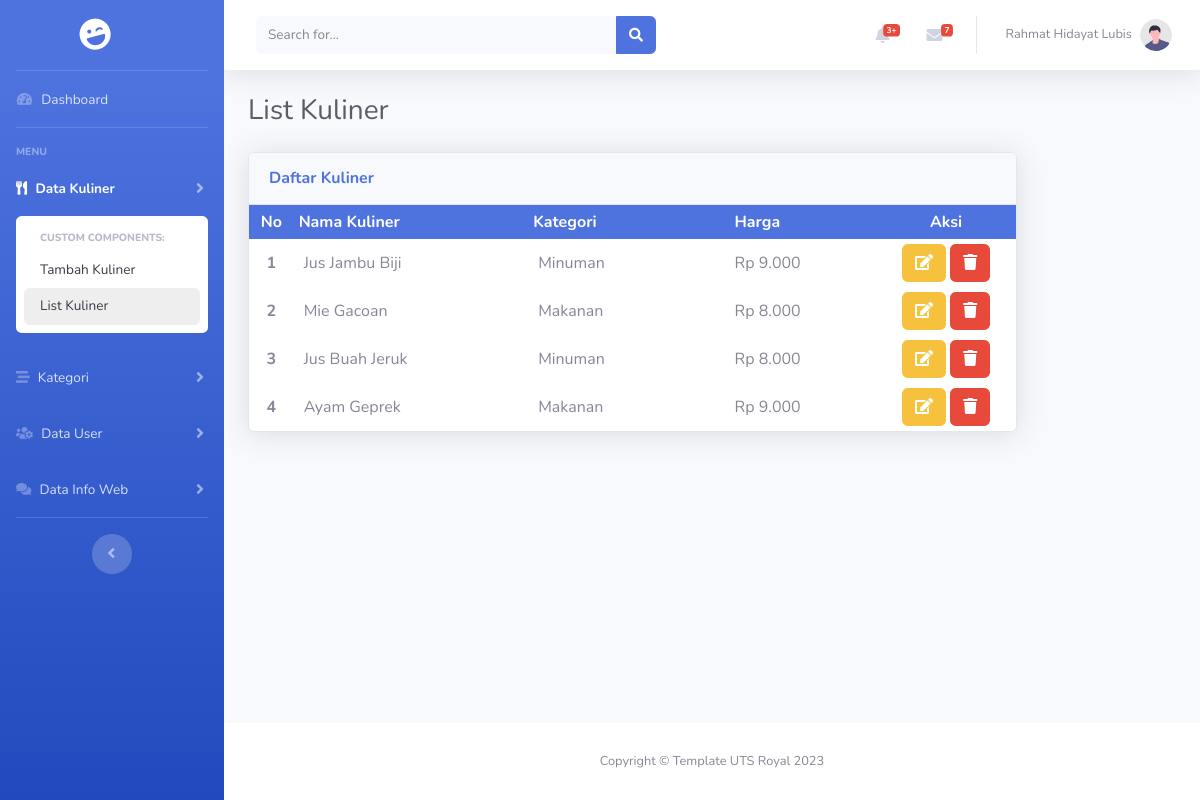
/list_kuliner.php, run on an earlier commit of the app's database.
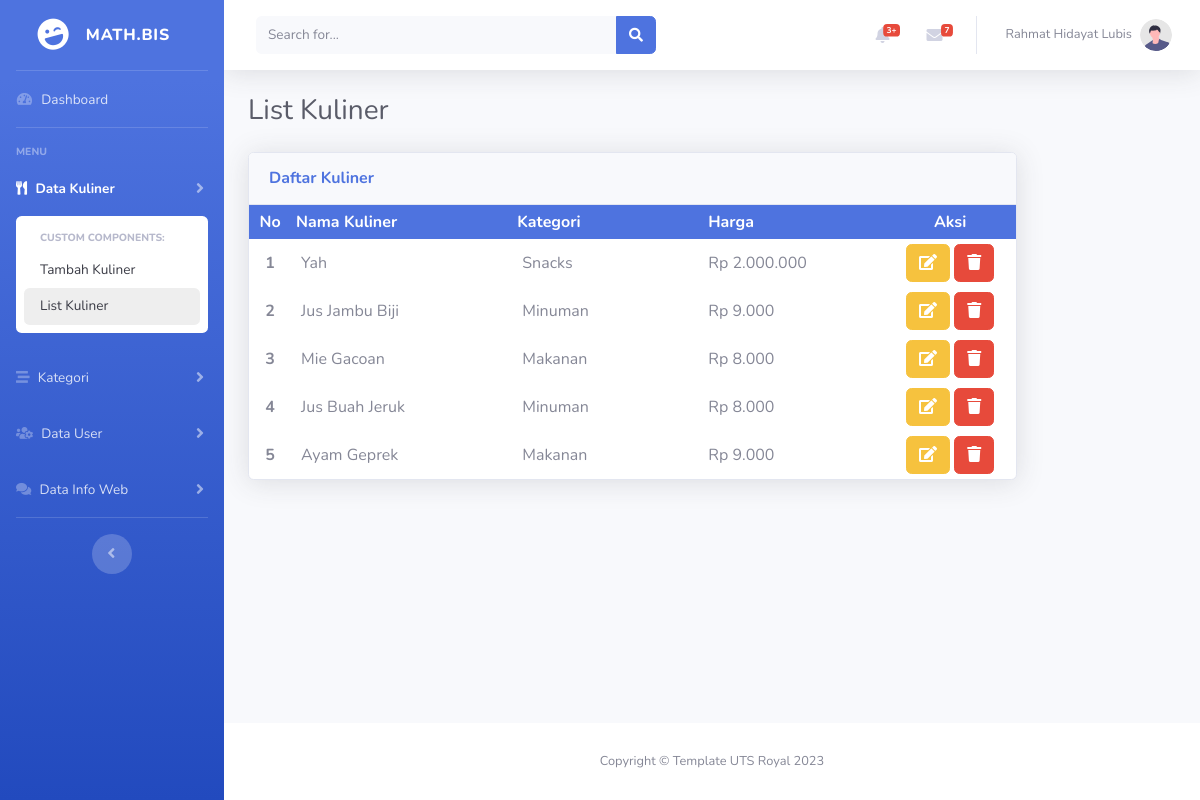
And on a later commit of the database.
### tables this page shows
CREATE TABLE `tabel_user` (
  `id` int(11) NOT NULL,
  `nama_user` varchar(25) NOT NULL,
  `username` varchar(25) NOT NULL,
  `password` varchar(255) NOT NULL
);

CREATE TABLE `tabel_kuliner` (
  `id` int(11) NOT NULL,
  `id_kategori` int(11) NOT NULL,
  `nama` varchar(50) NOT NULL,
  `harga` int(15) NOT NULL
);

CREATE TABLE `tabel_kategori` (
  `id` int(11) NOT NULL,
  `kategori` varchar(50) NOT NULL
);

### koneksi.php (called while the page is built, shortened)
<?php
$databaseName = "db_project_akhir";
$conn = mysqli_connect("localhost", "root", "", $databaseName);
function query($query){
    global $conn;
    $result = mysqli_query($conn, $query);
    $rows = [];
    while ( $row = mysqli_fetch_assoc($result)) {
        $rows[] = $row;
    }
    return $rows;
}
function FormatRupiah($data){
    return number_format($data, 0, ',', '.');
}
?>

### Component/UserAktif.php (called while the page is built, shortened)
<?php
if ( !isset($_SESSION['aktif_user']) ){
  $user = query("SELECT * FROM tabel_user WHERE nama_user LIKE '%rahmat%'")[0];
} else {
  $uid = $_SESSION['aktif_user'];
  $user = query("SELECT * FROM tabel_user WHERE id = '$uid'")[0];
}
?>

### list_kuliner.php (the view, shortened to what the changed rows need)
<?php
require 'koneksi.php';
$kuliners = query("SELECT kuliner.id AS id_kuliner, kuliner.id_kategori, kuliner.nama AS nama_kuliner, kuliner.harga AS harga_kuliner, kategori.kategori AS kategori FROM tabel_kuliner AS kuliner INNER JOIN tabel_kategori AS kategori ON kuliner.id_kategori = kategori.id ORDER BY kuliner.id DESC");
$jlh_kuliner = count($kuliners);
?>
<!DOCTYPE html>
<html lang="en">
<head>
  <link href="vendor/fontawesome-free/css/all.min.css" rel="stylesheet" type="text/css">
  <link href="css/sb-admin-2.min.css" rel="stylesheet">
  <link rel="stylesheet" href="css/index.css">
</head>
<body id="page-top">
  <div id="wrapper">
    <ul class="navbar-nav bg-gradient-primary sidebar sidebar-dark accordion" id="accordionSidebar">
      <a class="sidebar-brand d-flex align-items-center justify-content-center" href="#">
        <div class="sidebar-brand-icon rotate-n-15">
          <i class="fas fa-laugh-wink"></i>
        </div>
        <?php include './Component/UserAktif.php'; ?>
        <div class="sidebar-brand-text mx-3 text-truncate""><?= $user["username"] ?></div>
            </a>
    </ul>
    <div id="content-wrapper" class="d-flex flex-column">
      <div id="content">
        <?php include './Component/Topbar.php'; ?>
        <div class="container-fluid">
          <div class="d-sm-flex align-items-center justify-content-between mb-4">
            <h1 class="h3 mb-0 text-gray-800">List Kuliner</h1>
          </div>
          <div class="row">
            <div class="col-lg-10">
              <div class="card shadow mb-4">
                <div class="card-body p-0">
                  <table cellpadding="5" width="100%">
                    <tr class="bg-primary text-white">
                      <th class="text-center">No</th>
                      <th>Nama Kuliner</th>
                      <th>Kategori</th>
                      <th style="padding: 0 25px 0 25px;">Harga</th>
                      <th class="text-center">Aksi</th>
                    </tr>
                    <?php
                     $no = 1;
                     if($jlh_kuliner == 0) : ?>
                    <tr>
                      <td colspan="5" class="text-center">Data Not Available</td>
                    </tr>
                    <?php else: ?>
                    <?php foreach( $kuliners as $kuliner): ?>
                    <tr>
                      <td class="text-center font-weight-bold"><?= $no ?></td>
                      <td style="padding: 6px 50px 6px 10px;"><?= $kuliner["nama_kuliner"] ?></td>
                      <td style="padding: 6px 50px 6px 10px;"><?= $kuliner["kategori"] ?></td>
                      <td style="padding: 0 25px 0 25px;">Rp <?= FormatRupiah($kuliner["harga_kuliner"]) ?></td>
                      <td class="text-center">
                        <a href="FormUpdateKuliner.php?id=<?= $kuliner['id_kuliner'] ?>" class="btn btn-warning">
                          <i class="fas fa-edit"></i>
                        </a>
                        <a href="delete_data.php?id=<?= $kuliner['id_kuliner'] ?>&act=kuliner" class="btn btn-danger"
                          onclick="return confirm('Yakin Menghapus <?= $kuliner['nama_kuliner']; ?> ?');">
                          <i class="fas fa-trash"></i>
                        </a>
                      </td>
                    </tr>
                    <?php $no++; ?>
                    <?php endforeach; ?>
                    <?php endif; ?>
                  </table>
                </div>
              </div>
            </div>
          </div>
        </div>
      </div>
    </div>
  </div>
</body>
</html>

### Component/Topbar.php (shortened to what the changed rows need)
<nav class="navbar navbar-expand navbar-light bg-white topbar mb-4 static-top shadow">
  <ul class="navbar-nav ml-auto">
    <li class="nav-item dropdown no-arrow">
      <a class="nav-link dropdown-toggle" href="#" id="userDropdown" role="button" data-toggle="dropdown"
        aria-haspopup="true" aria-expanded="false">
        <span class="mr-2 d-none d-lg-inline text-gray-600 small"><?= $user["nama_user"] ?></span>
        <img class="img-profile rounded-circle" src="img/undraw_profile.svg">
      </a>
    </li>
  </ul>
</nav>

What changed in the data, as far as the page shows it:
removed tabel_user: nama_user "Rahmat Hidayat Lubis"
added tabel_user: username "MATH.BIS", nama_user "Rahmat Hidayat Lubis"
added tabel_kuliner: nama "Yah", id_kategori.kategori "Snacks", harga "2.000.000"
